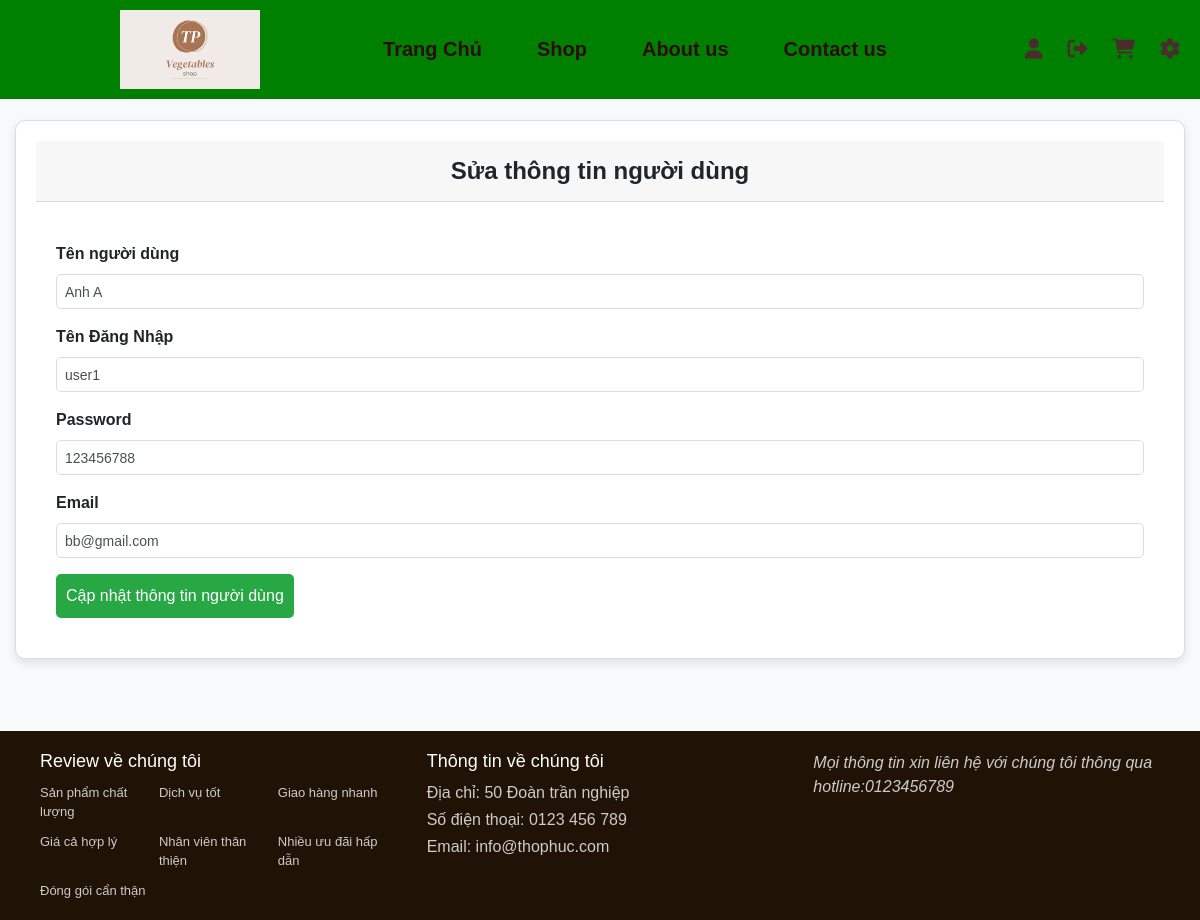
The app's page /Quanly/suand.php?id=2 with its own data.
### tables this page shows
CREATE TABLE `customer` (
  `customer_id` int(5) NOT NULL,
  `customer_name` varchar(50) NOT NULL,
  `username` varchar(50) NOT NULL,
  `password` varchar(50) NOT NULL,
  `gmail` varchar(50) NOT NULL,
  `role_id` int(5) NOT NULL
);

### Quanly/suand.php (the view, shortened to what this page needs)
<?php
include '../database/connect.php';
include '../thanhgiaodien/header.php';
if (isset($_GET['id'])) {
    $customer_id = $_GET['id'];
    $stmt = $conn->prepare("SELECT * FROM customer WHERE customer_id = ?");
    $stmt->bind_param("i", $customer_id);
    $stmt->execute();
    $result = $stmt->get_result();
    if ($result->num_rows > 0) {
        $customer = $result->fetch_assoc();
    } else {
        echo "người dùng không tồn tại.";
        exit();
    }
}
?>
<!DOCTYPE html>
<html lang="vi">
<head>
    <link rel="stylesheet" href="../path/to/your/css/bootstrap.min.css">
</head>
<body>
    <div class="container-fluid">
        <div class="card">
            <div class="card-header">Sửa thông tin người dùng</div>
            <div class="card-body">
                <form method="post" enctype="multipart/form-data">
                    <div class="mb-3">
                        <label class="form-label">Tên người dùng</label>
                        <input type="text" name="customer_name" value="<?= $customer['customer_name'] ?>"
                            class="form-control" required />
                    </div>
                    <div class="mb-3">
                        <label class="form-label">Tên Đăng Nhập</label>
                        <input type="text" name="username" value="<?= $customer['username'] ?>" class="form-control"
                            required />
                    </div>
                    <div class="mb-3">
                        <label class="form-label">Password</label>
                        <input type="text" name="password" value="<?= $customer['password'] ?>" class="form-control"
                            required />
                    </div>
                    <div class="mb-3">
                        <label class="form-label">Email</label>
                        <input type="text" name="gmail" value="<?= $customer['gmail'] ?>" class="form-control"
                            required />
                    </div>
                    <button name="submit" type="submit" class="btn btn-success">Cập nhật thông tin người dùng</button>
                </form>
            </div>
        </div>
    </div>
</body>
</html>
<?php include '../Thanhgiaodien/footer.php'; ?>

### csspage/header.css (style rules this page uses)
* { margin: 0; padding: 0; box-sizing: border-box; }
body { background-color: rgb(255, 255, 255); }

### csspage/footer.css (style rules this page uses)
* { margin: 0; padding: 0; box-sizing: border-box; }
body { font-family: Arial, sans-serif; display: flex; flex-direction: column; min-height: 100vh; }

### Quanly/suand.php (style rules this page uses)
body { position: relative; top: 120px; display: flex; justify-content: center; align-items: center; height: 600px; margin: 0; background-color: #f8f9fa; font-family: Arial, sans-serif; }
.card { width: 100%; background: #ffffff; border: 1px solid #ddd; border-radius: 10px; box-shadow: 0 4px 8px rgba(0, 0, 0, 0.1); padding: 20px; }
.card-header { font-size: 24px; font-weight: bold; margin-bottom: 20px; text-align: center; }
.form-label { font-weight: bold; text-align: right; }
.form-control { width: 100%; padding: 8px; border: 1px solid #ddd; border-radius: 5px; font-size: 14px; }
.btn { grid-column: 1 / -1; padding: 10px; font-size: 16px; background: #28a745; border: none; color: white; border-radius: 5px; cursor: pointer; }

### records on screen
customer: customer_name "Anh A", username "user1", password "123456788", gmail "bb@gmail.com"
